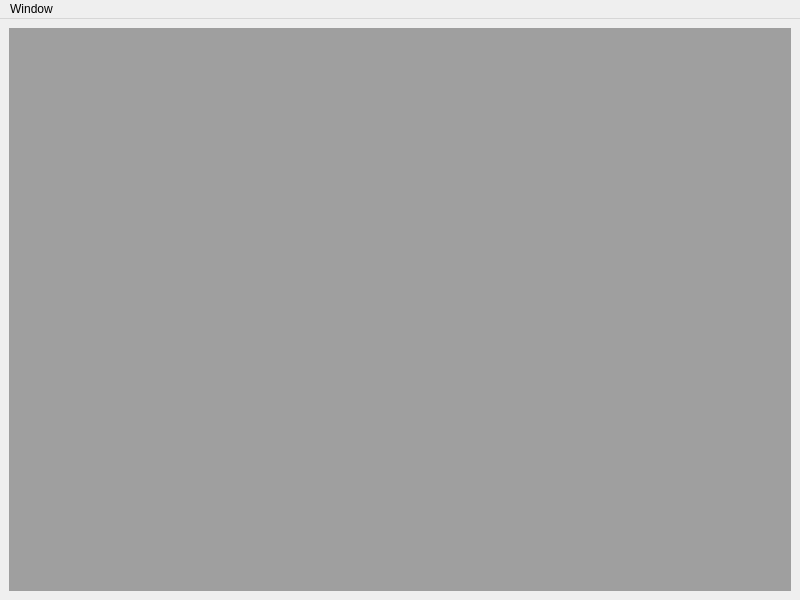
<?xml version="1.0" encoding="UTF-8"?>
<ui version="4.0">
 <class>MainWindow</class>
 <widget class="QMainWindow" name="MainWindow">
  <property name="geometry">
   <rect>
    <x>0</x>
    <y>0</y>
    <width>800</width>
    <height>600</height>
   </rect>
  </property>
  <property name="windowTitle">
   <string>MainWindow</string>
  </property>
  <widget class="QWidget" name="centralwidget">
   <layout class="QVBoxLayout" name="verticalLayout">
    <item>
     <widget class="QMdiArea" name="mdiArea"/>
    </item>
   </layout>
  </widget>
  <widget class="QMenuBar" name="menubar">
   <property name="geometry">
    <rect>
     <x>0</x>
     <y>0</y>
     <width>800</width>
     <height>22</height>
    </rect>
   </property>
   <widget class="QMenu" name="menuWindow">
    <property name="title">
     <string>Window</string>
    </property>
    <addaction name="actionLibraries"/>
   </widget>
   <addaction name="menuWindow"/>
  </widget>
  <action name="actionLibraries">
   <property name="text">
    <string>Libraries</string>
   </property>
  </action>
 </widget>
 <resources/>
 <connections/>
</ui>
